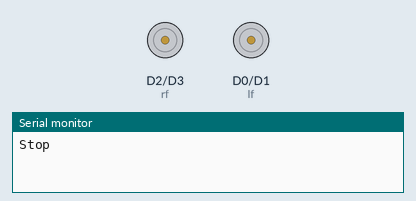
Recording of a sketch running on a simulated ESP8266 (NodeMCU). Shown: motor-driver pin pairs drawn as motors (green arrow = first pin HIGH = forward, orange = second pin HIGH = backward, longer = more drive), the last lines printed to the serial monitor.

Above: at 0.5 s.
At 3.5 s:
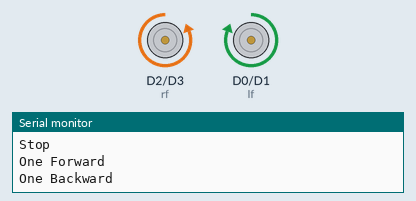
Timing chart, 0 to 7.8 s (numbered marks = the images above):
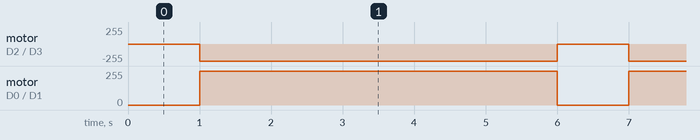

Measured:
- by itself, motor on D2 (rf) / D3 (rb): alternates backward 255/255 for 5.0 s and stopped for 1.0 s
- by itself, motor on D0 (lf) / D1 (lb): alternates forward 255/255 for 5.0 s and stopped for 1.0 s

The sketch:

TwoDCMotorWithOppositeDirection.ino
```cpp
const int lf= D0;
const int lb= D1;
const int rf= D2;
const int rb= D3;

void setup()
{
  pinMode(lf,OUTPUT);
  pinMode(lb,OUTPUT);
  pinMode(rf,OUTPUT);
  pinMode(rb,OUTPUT);
  Serial.begin(9600);
}

void loop()
{
  Serial.println("Stop");
  digitalWrite(lf,LOW);
  digitalWrite(lb,LOW);
  digitalWrite(rf,LOW);
  digitalWrite(rb,LOW);
  delay(1000);

  Serial.println("One Forward");
  digitalWrite(lf,HIGH);
  digitalWrite(lb,LOW);
  Serial.println("One Backward");
  digitalWrite(rf,LOW);
  digitalWrite(rb,HIGH);
  delay(5000);
}
```
